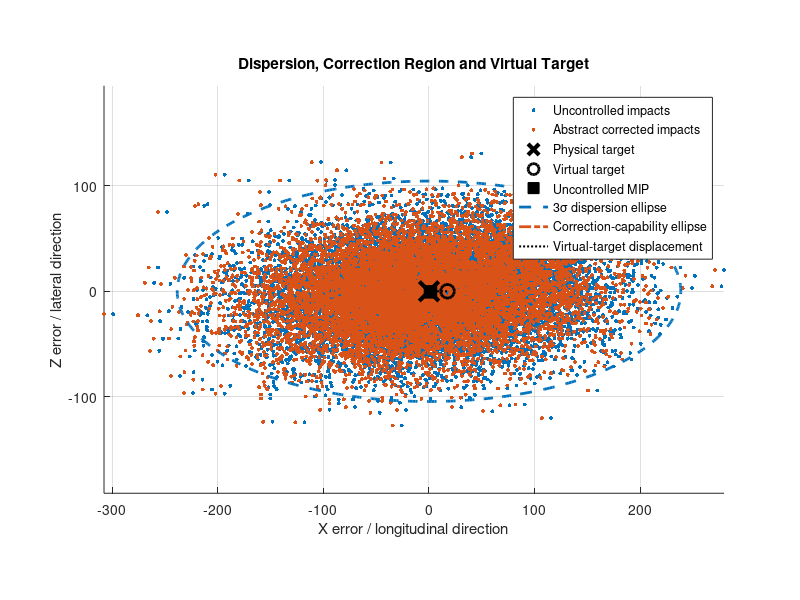

This figure's MATLAB source: (Note: this script raises an error after producing the figure.)
function paper_virtual_target_demo(num_runs)
% =========================================================================
% PAPER-BASED DISPERSION / CORRECTION / VIRTUAL-TARGET DEMONSTRATION
%
% This is an ABSTRACT 2-D statistical simulation.
%
% It demonstrates:
%   1. Monte Carlo uncontrolled impact dispersion
%   2. 3-sigma dispersion ellipse
%   3. Abstract correction-capability ellipse
%   4. Ellipse overlap
%   5. Virtual-target geometry
%   6. Comparison of uncontrolled and corrected distributions
%
% It does NOT model real artillery dynamics, fin commands, or weapon
% guidance/control.
% =========================================================================

    if nargin < 1
        num_runs = 10000;
    end

    rng(42);       % Reproducible Monte Carlo experiment

    fprintf('\n==============================================\n');
    fprintf(' PAPER-BASED DISPERSION ANALYSIS\n');
    fprintf('==============================================\n');
    fprintf('Monte Carlo samples : %d\n\n', num_runs);

    %% ================================================================
    % 1. ABSTRACT TARGET
    % ================================================================

    target = [0, 0];

    %% ================================================================
    % 2. UNCONTROLLED DISPERSION MODEL
    %
    % The Monte Carlo samples represent the impact uncertainty of an
    % abstract projectile.
    %
    % X -> downrange-like direction
    % Z -> crossrange-like direction
    % ================================================================

    sigma_x = 80.0;       % abstract 1-sigma longitudinal uncertainty
    sigma_z = 35.0;       % abstract 1-sigma lateral uncertainty

    % Optional correlation between X and Z.
    correlation = 0.15;

    covariance = [ ...
        sigma_x^2, correlation*sigma_x*sigma_z;
        correlation*sigma_x*sigma_z, sigma_z^2 ...
    ];

    % Generate standard normal samples
    standard_samples = randn(num_runs, 2);

    % Convert them to correlated samples
    L = chol(covariance, 'lower');

    uncontrolled_error = standard_samples * L';

    uncontrolled_points = uncontrolled_error + target;

    %% ================================================================
    % 3. ESTIMATE MONTE CARLO STATISTICS
    % ================================================================

    mean_point = mean(uncontrolled_points, 1);

    dx = uncontrolled_points(:,1) - target(1);
    dz = uncontrolled_points(:,2) - target(2);

    miss_distance = sqrt(dx.^2 + dz.^2);

    measured_sigma_x = std(dx);
    measured_sigma_z = std(dz);

    cep50 = prctile(miss_distance, 50);
    radius90 = prctile(miss_distance, 90);

    fprintf('Measured sigma_x     : %.2f\n', measured_sigma_x);
    fprintf('Measured sigma_z     : %.2f\n', measured_sigma_z);
    fprintf('CEP (50%% radial)     : %.2f\n', cep50);
    fprintf('90%% radial radius    : %.2f\n', radius90);
    fprintf('Mean impact point    : [%.2f, %.2f]\n\n', ...
            mean_point(1), mean_point(2));

    %% ================================================================
    % 4. PAPER-STYLE 3-SIGMA DISPERSION ELLIPSE
    %
    % Approximate form:
    %
    %       x^2             z^2
    %       ---- + --------- = 1
    %      (3sx)^2         (3sz)^2
    %
    % ================================================================

    sigma_boundary = 3.0;

    semi_x = sigma_boundary * measured_sigma_x;
    semi_z = sigma_boundary * measured_sigma_z;

    theta = linspace(0, 2*pi, 500);

    dispersion_x = target(1) + semi_x*cos(theta);
    dispersion_z = target(2) + semi_z*sin(theta);

    %% ================================================================
    % 5. ABSTRACT CORRECTION-CAPABILITY REGION
    %
    % This is deliberately an abstract ellipse.
    %
    % The ellipse represents the region of errors that the abstract
    % correction mechanism is assumed capable of compensating.
    % ================================================================

    correction_a = 105.0;
    correction_b = 45.0;

    correction_center = [35.0, 0.0];

    correction_x = correction_center(1) + correction_a*cos(theta);
    correction_z = correction_center(2) + correction_b*sin(theta);

    %% ================================================================
    % 6. VIRTUAL-TARGET GEOMETRY
    %
    % We determine the displacement between the centers of the two
    % regions.
    %
    % This is the geometric quantity used by the paper's virtual-target
    % construction.
    % ================================================================

    center_difference = correction_center - target;

    center_distance = norm(center_difference);

    fprintf('Dispersion ellipse semi-axis X : %.2f\n', semi_x);
    fprintf('Dispersion ellipse semi-axis Z : %.2f\n', semi_z);
    fprintf('Correction ellipse semi-axis A : %.2f\n', correction_a);
    fprintf('Correction ellipse semi-axis B : %.2f\n', correction_b);
    fprintf('Center separation              : %.2f\n\n', center_distance);

    %% ================================================================
    % 7. SAMPLE THE DISPERSION ELLIPSE
    %
    % Instead of solving the full ellipse-intersection equations
    % symbolically, sample the ellipse boundary and determine how much
    % of the uncontrolled region lies inside the correction region.
    %
    % This is useful for visualizing the geometry.
    % ================================================================

    correction_test = ...
        ((dispersion_x - correction_center(1)).^2 / correction_a^2) + ...
        ((dispersion_z - correction_center(2)).^2 / correction_b^2);

    boundary_inside = correction_test <= 1;

    overlap_fraction_boundary = mean(boundary_inside);

    fprintf('Boundary overlap fraction : %.3f\n', ...
            overlap_fraction_boundary);

    %% ================================================================
    % 8. ABSTRACT VIRTUAL TARGET
    %
    % For this demonstration, move the virtual target toward the region
    % where the two regions overlap.
    %
    % This is a geometric/statistical construction, not a flight-control
    % command.
    % ================================================================

    if center_distance > 0

        direction_to_correction = ...
            center_difference / center_distance;

        % Abstract weighting factor.
        %
        % 0 -> physical target
        % 1 -> correction-region center
        %
        % We choose an intermediate point to demonstrate the geometry.

        virtual_target_fraction = 0.50;

        virtual_target = target + ...
            virtual_target_fraction * ...
            center_difference;

    else

        virtual_target = target;

    end

    fprintf('Physical target : [%.2f, %.2f]\n', ...
            target(1), target(2));

    fprintf('Virtual target  : [%.2f, %.2f]\n\n', ...
            virtual_target(1), virtual_target(2));

    %% ================================================================
    % 9. SHIFTED / ABSTRACT CORRECTED DISTRIBUTION
    %
    % This section is purely statistical.
    %
    % We shift the error distribution toward the virtual-target geometry
    % to demonstrate how the final impact cloud changes.
    % ================================================================

    correction_factor = 0.50;

    corrected_error = uncontrolled_error;

    corrected_error(:,1) = ...
        corrected_error(:,1) - ...
        correction_factor * virtual_target(1);

    corrected_error(:,2) = ...
        corrected_error(:,2) - ...
        correction_factor * virtual_target(2);

    corrected_points = corrected_error + target;

    %% ================================================================
    % 10. CORRECTED STATISTICS
    % ================================================================

    corrected_dx = corrected_points(:,1) - target(1);
    corrected_dz = corrected_points(:,2) - target(2);

    corrected_distance = ...
        sqrt(corrected_dx.^2 + corrected_dz.^2);

    corrected_cep50 = prctile(corrected_distance, 50);
    corrected_radius90 = prctile(corrected_distance, 90);

    corrected_mip = mean(corrected_points, 1);

    fprintf('------------- COMPARISON -------------\n');
    fprintf('                         Unguided      Abstract corrected\n');
    fprintf('CEP (50%%)                %8.2f        %8.2f\n', ...
            cep50, corrected_cep50);

    fprintf('90%% radial radius        %8.2f        %8.2f\n', ...
            radius90, corrected_radius90);

    fprintf('MIP X                     %8.2f        %8.2f\n', ...
            mean_point(1), corrected_mip(1));

    fprintf('MIP Z                     %8.2f        %8.2f\n', ...
            mean_point(2), corrected_mip(2));

    cep_improvement = ...
        100 * (cep50 - corrected_cep50) / cep50;

    fprintf('\nRelative CEP change      : %.2f %%\n', ...
            cep_improvement);

    fprintf('==============================================\n');

    %% ================================================================
    % 11. PLOT
    % ================================================================

    figure('Color', 'w', ...
           'Position', [100 100 1200 750], ...
           'Name', 'Paper-Based Dispersion Analysis');

    hold on;
    grid on;
    axis equal;

    % ------------------------------------------------
    % Uncontrolled impact points
    % ------------------------------------------------

    scatter(uncontrolled_points(:,1), ...
            uncontrolled_points(:,2), ...
            8, ...
            'filled', ...
            'DisplayName', 'Uncontrolled impacts');

    % ------------------------------------------------
    % Corrected statistical distribution
    % ------------------------------------------------

    scatter(corrected_points(:,1), ...
            corrected_points(:,2), ...
            8, ...
            'filled', ...
            'DisplayName', 'Abstract corrected impacts');

    % ------------------------------------------------
    % Physical target
    % ------------------------------------------------

    plot(target(1), target(2), ...
         'kx', ...
         'MarkerSize', 14, ...
         'LineWidth', 3, ...
         'DisplayName', 'Physical target');

    % ------------------------------------------------
    % Virtual target
    % ------------------------------------------------

    plot(virtual_target(1), ...
         virtual_target(2), ...
         'ko', ...
         'MarkerSize', 10, ...
         'LineWidth', 2, ...
         'DisplayName', 'Virtual target');

    % ------------------------------------------------
    % Mean impact point
    % ------------------------------------------------

    plot(mean_point(1), ...
         mean_point(2), ...
         'ks', ...
         'MarkerSize', 9, ...
         'MarkerFaceColor', 'k', ...
         'DisplayName', 'Uncontrolled MIP');

    % ------------------------------------------------
    % Dispersion ellipse
    % ------------------------------------------------

    plot(dispersion_x, ...
         dispersion_z, ...
         '--', ...
         'LineWidth', 2, ...
         'DisplayName', '3\sigma dispersion ellipse');

    % ------------------------------------------------
    % Correction ellipse
    % ------------------------------------------------

    plot(correction_x, ...
         correction_z, ...
         '-.', ...
         'LineWidth', 2, ...
         'DisplayName', 'Correction-capability ellipse');

    % ------------------------------------------------
    % Target -> virtual target
    % ------------------------------------------------

    plot([target(1), virtual_target(1)], ...
         [target(2), virtual_target(2)], ...
         'k:', ...
         'LineWidth', 1.5, ...
         'DisplayName', 'Virtual-target displacement');

    xlabel('X error / longitudinal direction');
    ylabel('Z error / lateral direction');

    title('Dispersion, Correction Region and Virtual Target');

    legend('Location', 'best');

    %% ================================================================
    % 12. SECOND FIGURE: RADIAL ERROR DISTRIBUTIONS
    % ================================================================

    figure('Color', 'w', ...
           'Position', [150 150 900 600], ...
           'Name', 'Radial Error Comparison');

    histogram(miss_distance, ...
              50, ...
              'Normalization', 'pdf', ...
              'DisplayName', 'Uncontrolled');

    hold on;
    grid on;

    histogram(corrected_distance, ...
              50, ...
              'Normalization', 'pdf', ...
              'DisplayName', 'Abstract corrected');

    xline(cep50, ...
          '--', ...
          'LineWidth', 2, ...
          'DisplayName', sprintf('Unguided CEP = %.1f', cep50));

    xline(corrected_cep50, ...
          '-.', ...
          'LineWidth', 2, ...
          'DisplayName', sprintf('Corrected CEP = %.1f', corrected_cep50));

    xlabel('Radial error');
    ylabel('Probability density');

    title('Monte Carlo Error Distribution');

    legend('Location', 'best');

end
